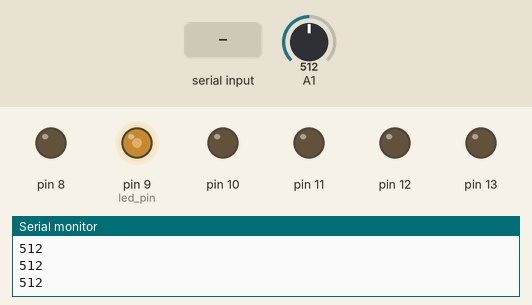
Recording of a sketch running on a simulated Arduino Uno, built with avr-gcc and run on an emulated ATmega328P. Shown: output pins drawn as LEDs (lit = HIGH), the last lines printed to the serial monitor. The inputs (shaded band) are chosen by the test bench; at power-on: A1 = 512.

Above: at 1.2 s.
1.3 s: A1 set to 716
At 2.0 s:
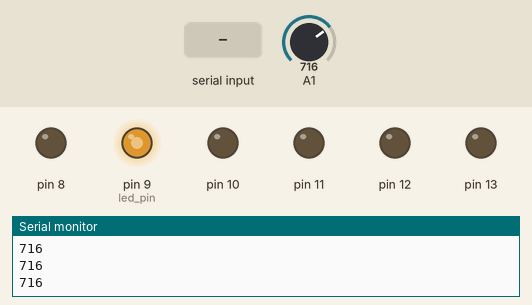
2.8 s: "a" received over Serial
At 3.5 s:
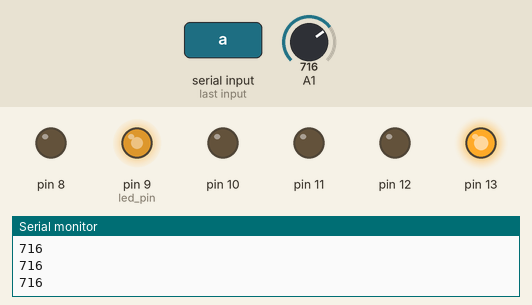
4.3 s: "b" received over Serial
At 5.0 s:
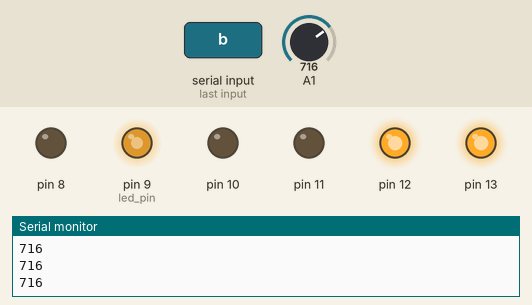
5.8 s: A1 set to 900
At 6.4 s:
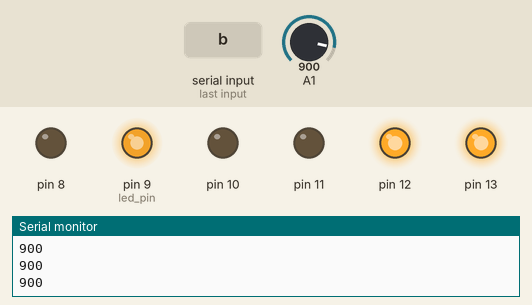
7.3 s: "v" received over Serial
At 7.9 s:
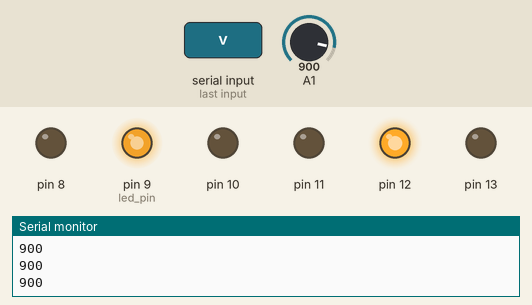
8.8 s: "w" received over Serial
At 9.9 s:
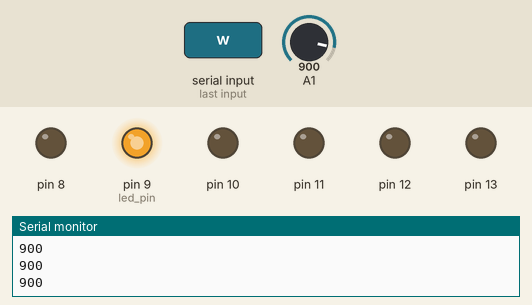
Timing chart, 0 to 11.3 s (numbered marks = the images above; inputs shaded):
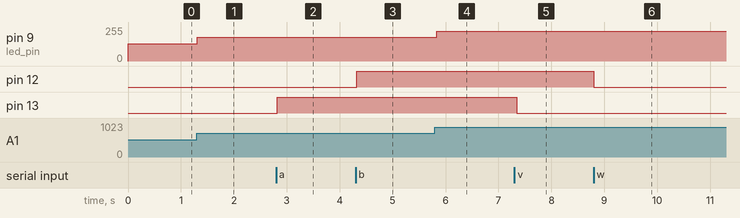

The sketch:

arduino.ino
```cpp
const int led_pin = 9;
const int vol_pin = 1;

int vol_value = 0;

void setup() {
  Serial.begin( 9600 );
  pinMode(13, OUTPUT);
  pinMode(12, OUTPUT);
  pinMode(11, OUTPUT);
  pinMode(10, OUTPUT);
  pinMode(8, OUTPUT);
}

void loop() {
    int i = 0;
    while(1) {
      //シリアル通信
      if (Serial.available()) { // シリアル通信でデータが送られてくるまで待つ。
        char c = Serial.read(); // 一文字分データを取り出す。
        if (c == 'a') { // nが送られてきたらLEDを点灯させる。
          digitalWrite(13, HIGH);
        } else if(c == 'v') { // fが送られてきたらLEDを消灯させる。
          digitalWrite(13, LOW);
        }
        // 1
        if (c == 'b') { // nが送られてきたらLEDを点灯させる。
          digitalWrite(12, HIGH);
        } else if(c == 'w') { // fが送られてきたらLEDを消灯させる。
          digitalWrite(12, LOW);
        }
        // 2
        if (c == 'c') { // nが送られてきたらLEDを点灯させる。
          digitalWrite(11, HIGH);
        } else if(c == 'x') { // fが送られてきたらLEDを消灯させる。
          digitalWrite(11, LOW);
        }
        // 3
        if (c == 'd') { // nが送られてきたらLEDを点灯させる。
          digitalWrite(10, HIGH);
        } else if(c == 'y') { // fが送られてきたらLEDを消灯させる。
          digitalWrite(10, LOW);
        }
        // 4
        if (c == 'e') { // nが送られてきたらLEDを点灯させる。
          digitalWrite(8, HIGH);
        } else if(c == 'z') { // fが送られてきたらLEDを消灯させる。
          digitalWrite(8, LOW);
        }
      }
  vol_value = analogRead( 1 );

  analogWrite( led_pin, vol_value/4 );

  Serial.println( vol_value );

  delay( 50 );
    }
}
```

Measured:
- after the input at 1.3 s, pin 9 (led_pin): 128/255 → 179/255 at once
- after the input at 2.8 s, pin 13: LOW → HIGH at once
- after the input at 4.3 s, pin 12: LOW → HIGH at once
- after the input at 5.8 s, pin 9 (led_pin): 179/255 → 225/255 at once
- after the input at 7.3 s, pin 13: HIGH → LOW at once
- after the input at 8.8 s, pin 12: HIGH → LOW at once
